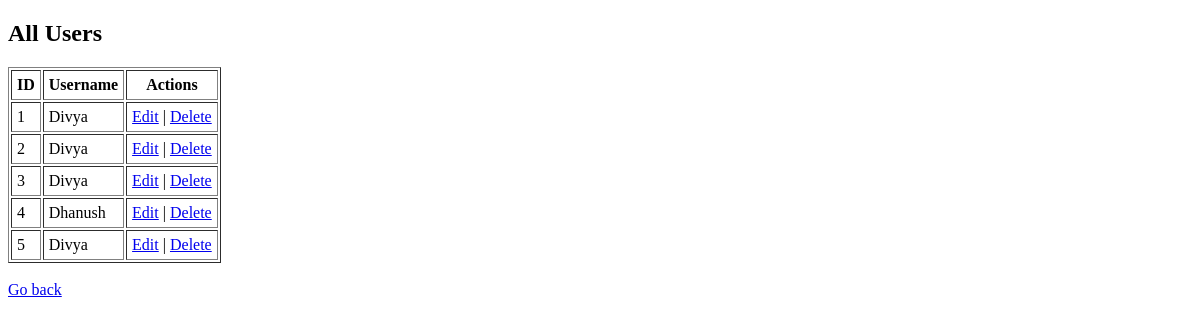
/users, run on an earlier commit of the app's database.
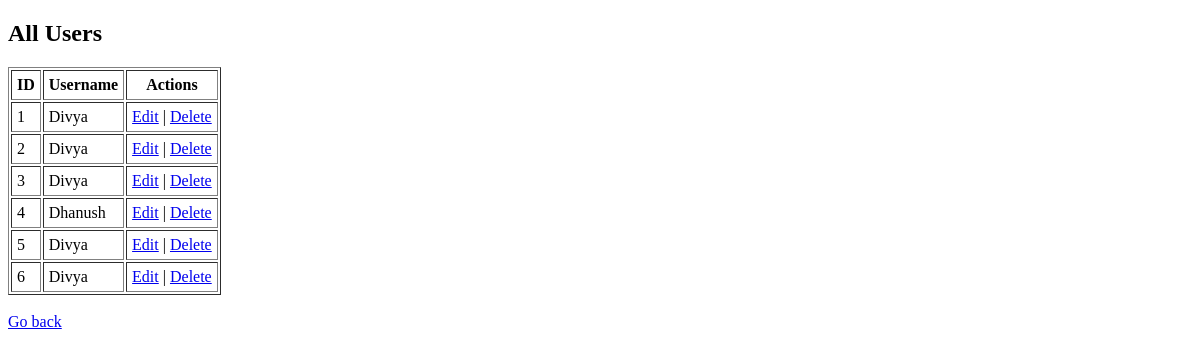
And on a later commit of the database.
### tables this page shows
CREATE TABLE users (id INTEGER PRIMARY KEY AUTOINCREMENT, username TEXT);

### app.py (the view)
@app.route('/users')
def users():
    conn = sqlite3.connect('data.db')
    cursor = conn.cursor()
    cursor.execute("SELECT * FROM users")
    users = cursor.fetchall()
    conn.close()
    return render_template('users.html', users=users)

### Templates/users.html (shortened to what this page needs)
{% extends "base.html" %}
{% block content %}
<h2>All Users</h2>
<table border="1" cellpadding="5">
  <tr>
    <th>ID</th>
    <th>Username</th>
    <th>Actions</th>
  </tr>
  {% for user in users %}
  <tr>
    <td>{{ user[0] }}</td>
    <td>{{ user[1] }}</td>
    <td>
      <a href="{{ url_for('edit_user', user_id=user[0]) }}">Edit</a> |
      <a href="{{ url_for('delete_user', user_id=user[0]) }}" onclick="return confirm('Are you sure?')">Delete</a>
    </td>
  </tr>
  {% endfor %}
</table>
<br>
<a href="/">Go back</a>
{% endblock %}

### Templates/base.html (shortened to what this page needs)
<!DOCTYPE html>
<html>
<head>
</head>
<body>
    {% block content %}{% endblock %}
</body>
</html>

What changed in the data, as far as the page shows it:
added users: id "6", username "Divya"
